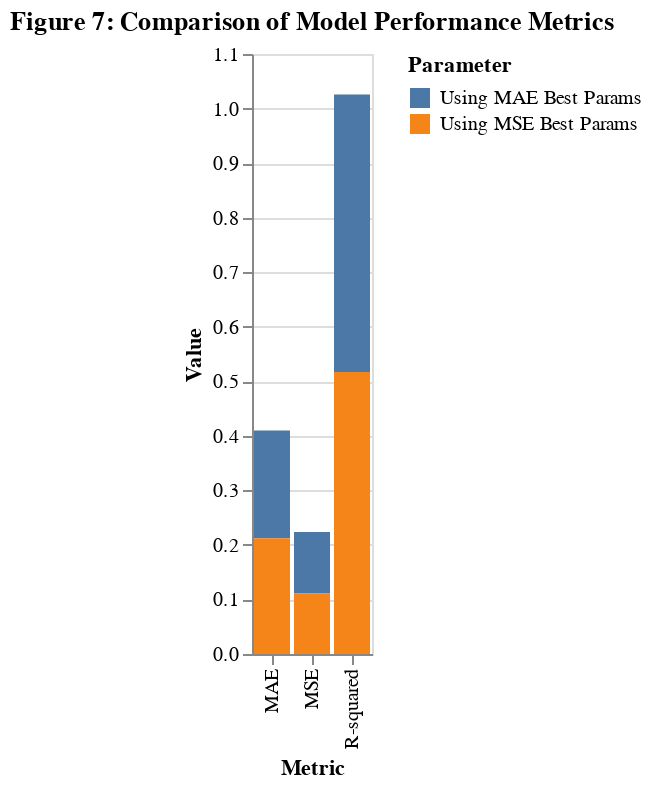

Notebook code for this chart:
### Markdown cell above
### Let's evaluate these hyperparameters on the test data set

### Code cell
# Split the data into training and test sets
X_train, X_test, y_train, y_test = train_test_split(cheese_df[features], cheese_df[target], test_size=0.3, random_state=123)

# Fit the model with the best MAE parameters to the training data
model_pipeline.set_params(**best_params_mae)
model_pipeline.fit(X_train, y_train)

# Predict MAE on the test set
y_pred_mae = model_pipeline.predict(X_test)

# Calculate MAE based evaluation metrics
test_mae_mae = mean_absolute_error(y_test, y_pred_mae)
test_mse_mae = mean_squared_error(y_test, y_pred_mae)
test_r2_mae = r2_score(y_test, y_pred_mae)

print(f"Test MAE: {test_mae_mae} using MAE best params")
print(f"Test MSE: {test_mse_mae} using MAE best params")
print(f"Test R2: {test_r2_mae} using MAE best params")

# Fit the model with the best parameters for MSE to the training data
model_pipeline.set_params(**best_params_mse)
model_pipeline.fit(X_train, y_train)

# Predict on the test set using best MSE parameters
y_pred_mse = model_pipeline.predict(X_test)

# Calculate evaluation metrics for MSE
test_mae_mse = mean_absolute_error(y_test, y_pred_mse)
test_mse_mse = mean_squared_error(y_test, y_pred_mse)
test_r2_mse = r2_score(y_test, y_pred_mse)

print(f"Test MAE: {test_mae_mse} using MSE best params")
print(f"Test MSE: {test_mse_mse} using MSE best params")
print(f"Test R2: {test_r2_mse} using MSE best params")

# Define the data for visualization
plot_data = pd.DataFrame({
    'Metric': ['MAE', 'MSE', 'R-squared'],
    'Using MAE Best Params': [test_mae_mae, test_mse_mae, test_r2_mae],
    'Using MSE Best Params': [test_mae_mse, test_mse_mse, test_r2_mse]
})

# Melt the data for better visualization
data_melted = plot_data.melt('Metric', var_name='Parameter', value_name='Value')

# Create the Altair chart
hyper_chart = alt.Chart(data_melted).mark_bar().encode(
    x='Metric',
    y='Value',
    color='Parameter'
).properties(
    title='Figure 7: Comparison of Model Performance Metrics'
)

# Display the chart
hyper_chart

### Figure 1 — Vega-Lite specification as saved in the notebook (floating-point values rounded to 4 significant figures)
{"config": {"view": {"continuousWidth": 400, "continuousHeight": 300}}, "data": {"name": "data-fbc25d57c5e6494088baaf40e8830975"}, "mark": "bar", "encoding": {"color": {"type": "nominal", "field": "Parameter"}, "x": {"type": "nominal", "field": "Metric"}, "y": {"type": "quantitative", "field": "Value"}}, "title": "Figure 7: Comparison of Model Performance Metrics", "$schema": "https://vega.github.io/schema/vega-lite/v4.8.1.json", "datasets": {"data-fbc25d57c5e6494088baaf40e8830975": [{"Metric": "MAE", "Parameter": "Using MAE Best Params", "Value": 0.1978}, {"Metric": "MSE", "Parameter": "Using MAE Best Params", "Value": 0.1129}, {"Metric": "R-squared", "Parameter": "Using MAE Best Params", "Value": 0.5089}, {"Metric": "MAE", "Parameter": "Using MSE Best Params", "Value": 0.2121}, {"Metric": "MSE", "Parameter": "Using MSE Best Params", "Value": 0.111}, {"Metric": "R-squared", "Parameter": "Using MSE Best Params", "Value": 0.517}]}}
